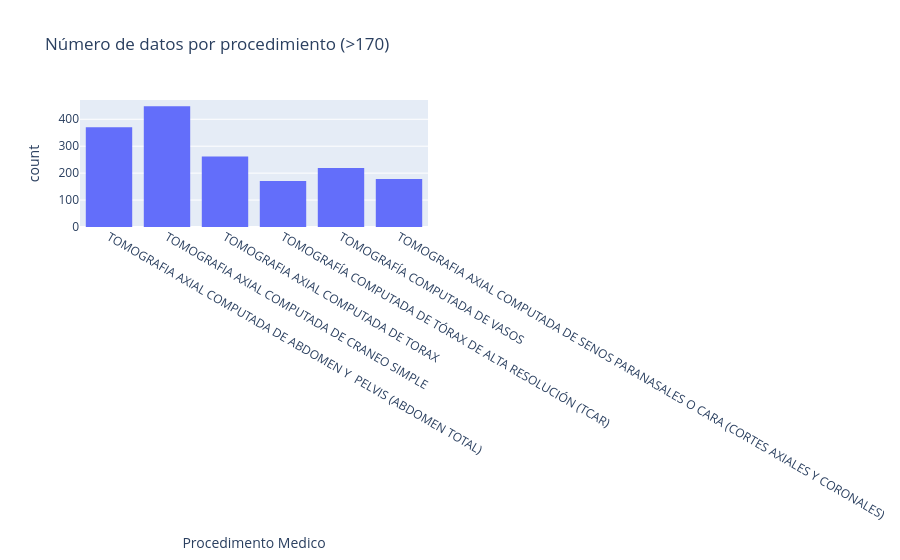

The notebook cell this image was saved under:
### Code cell
# Contar ocurrencias por procedimiento
counts = df['Procedimento Medico'].value_counts()
# Filtrar procedimientos con más de 170 ocurrencias

proceds_filtrados = counts[counts >= 170].index
df_filtrado = df[df['Procedimento Medico'].isin(proceds_filtrados)]

# Histograma solo para procedimientos con conteo > 170
fig = px.histogram(df_filtrado, x='Procedimento Medico', title='Número de datos por procedimiento (>170)')
fig.update_layout(bargap=0.2)
fig.show()

### Figure 1 — Plotly figure (JSON) as saved in the notebook; plotly's stock layout.template omitted (floating-point values rounded to 4 significant figures; data arrays with more than 128 entries replaced by an {"elided": "..."} marker saying what was removed)
{"data": [{"alignmentgroup": "True", "bingroup": "x", "hovertemplate": "Procedimento Medico=%{x}<br>count=%{y}<extra></extra>", "legendgroup": "", "marker": {"color": "#636efa", "pattern": {"shape": ""}}, "name": "", "offsetgroup": "", "orientation": "v", "showlegend": false, "type": "histogram", "x": {"elided": "1648 str values"}, "xaxis": "x", "yaxis": "y"}], "layout": {"bargap": 0.2, "barmode": "relative", "legend": {"tracegroupgap": 0}, "title": {"text": "Número de datos por procedimiento (>170)"}, "xaxis": {"anchor": "y", "domain": [0, 1], "title": {"text": "Procedimento Medico"}}, "yaxis": {"anchor": "x", "domain": [0, 1], "title": {"text": "count"}}}}
